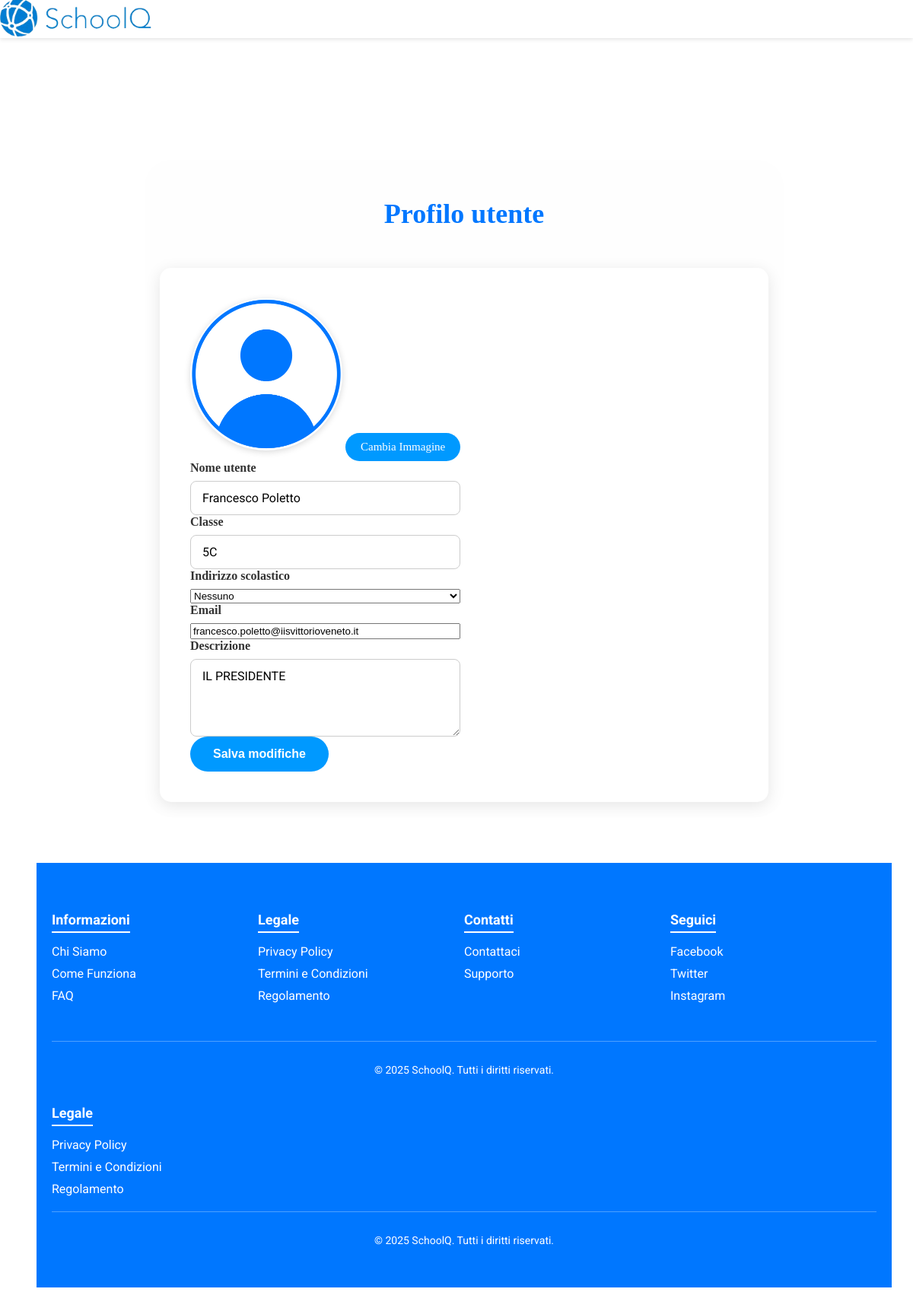
The page /php_front/profilo.php?success=1 (signed in) on the database its author committed.
### tables this page shows
CREATE TABLE `utenti` (
  `userID` int(11) NOT NULL,
  `nome` varchar(30) NOT NULL,
  `cognome` varchar(30) NOT NULL,
  `classe` varchar(4) NOT NULL,
  `indirizzo` enum('nessuno','elettrotecnica','informatica') NOT NULL DEFAULT 'nessuno',
  `bio` varchar(500) DEFAULT NULL,
  `immagine` varchar(100) NOT NULL DEFAULT 'default.png',
  `email` varchar(100) NOT NULL,
  `password` varchar(100) NOT NULL,
  `privilegio` enum('USER','MODER','ADMIN') NOT NULL DEFAULT 'USER'
);

### php_front/profilo.php (the view, shortened to what this page needs)
<?php
require_once "../php/connection.php";
$id_utente = $_SESSION["userID"];
$stmt = $conn->prepare("SELECT * FROM utenti WHERE userID = ?");
$stmt->bind_param("i", $id_utente);
$stmt->execute();
$dati = $stmt->get_result()->fetch_assoc();
?>
<!DOCTYPE html>
<html lang="it">
<head>
  <link rel="stylesheet" href="../CSS/menuCSS.css">
  <link rel="stylesheet" href="../CSS/profiloCSS.css">
</head>
<body>
<header class="top-navbar">
  <div class="nav-container">
    <div class="logo">
      <img src="../Immagini/mondo01.png" alt="SchoolQ Logo">
    </div>
  </div>
</header>
<div id="main-content" class="main-content">
  <div class="profile-container">
    <h2>Profilo utente</h2>
    <div class="profile-card">
      <form method="post" action="../php/editProfilo.php" enctype="multipart/form-data">
        <div class="profile-image">
          <img src="<?= $dati["immagine"] ? "../imgprofilo/" . $dati["immagine"] : "../Immagini/default-profile.png" ?>"
               alt="Immagine Profilo" id="profilePic">
          <label for="profileImageInput" class="custom-file-label">Cambia Immagine</label>
        </div>
        <div class="profile-details">
          <div class="form-group">
            <label for="username">Nome utente</label>
            <input type="text" id="username" name="username" value="<?= htmlspecialchars($dati["nome"] . " " . $dati["cognome"]) ?>" readonly>
          </div>
          <div class="form-group">
            <label for="class">Classe</label>
            <input type="text" id="class" name="classe" value="<?= htmlspecialchars($dati["classe"]) ?>" required>
          </div>
          <div class="form-group">
            <label for="schoolAddress">Indirizzo scolastico</label>
            <select id="schoolAddress" name="schoolAddress" required>
              <option value="nessuno" <?= $dati["indirizzo"] == "nessuno" ? "selected" : "" ?>>Nessuno</option>
            </select>
          </div>
          <div class="form-group">
            <label for="email">Email</label>
            <input type="email" id="email" name="email" value="<?= htmlspecialchars($dati["email"]) ?>" readonly>
          </div>
          <div class="form-group">
            <label for="bio">Descrizione</label>
            <textarea id="bio" name="bio" rows="4" placeholder="Dicci qualcosa di te"><?= htmlspecialchars($dati["bio"]) ?></textarea>
          </div>
        </div>
        <div class="form-group">
          <button type="submit" class="button">Salva modifiche</button>
        </div>
      </form>
    </div>
  </div>
  <footer class="footer">
    <div class="footer-container">
      <div class="footer-section">
        <h4>Informazioni</h4>
        <ul>
          <li><a href="../fileFooter/chisiamo.html">Chi Siamo</a></li>
          <li><a href="../fileFooter/comefunziona.html">Come Funziona</a></li>
          <li><a href="faq.html">FAQ</a></li>
        </ul>
      </div>
      <div class="footer-section">
        <h4>Legale</h4>
        <ul>
          <li><a href="privacy.html">Privacy Policy</a></li>
          <li><a href="termini.html">Termini e Condizioni</a></li>
          <li><a href="regolamento.html">Regolamento</a></li>
        </ul>
      </div>
      <div class="footer-section">
        <h4>Contatti</h4>
        <ul>
          <li><a href="contact.html">Contattaci</a></li>
          <li><a href="supporto.html">Supporto</a></li>
        </ul>
      </div>
      <div class="footer-section">
        <h4>Seguici</h4>
        <ul>
          <li><a href="https://facebook.com/tuoforum" target="_blank">Facebook</a></li>
          <li><a href="https://twitter.com/tuoforum" target="_blank">Twitter</a></li>
          <li><a href="https://instagram.com/tuoforum" target="_blank">Instagram</a></li>
        </ul>
      </div>
      <div class="footer-bottom">
        <p>&copy; 2025 SchoolQ. Tutti i diritti riservati.</p>
      </div>
    </div>
    <div class="footer-section">
      <h4>Legale</h4>
      <ul>
        <li><a href="privacy.html">Privacy Policy</a></li>
        <li><a href="termini.html">Termini e Condizioni</a></li>
        <li><a href="regolamento.html">Regolamento</a></li>
      </ul>
    </div>
    <div class="footer-bottom">
      <p>&copy; 2025 SchoolQ. Tutti i diritti riservati.</p>
    </div>
  </div>
</body>
</html>

### CSS/menuCSS.css (style rules this page uses)
.top-navbar { position: fixed; position: fixed; top: 0; left: 0; width: 100%; background-color: #ffffff; width: 100%; background-color: #fff; box-shadow: 0 2px 5px rgba(0,0,0,0.1); }
.nav-container { display: flex; align-items: center; max-height: 50px; }
.nav-container .logo img { max-height: 50px; margin-right: 1200px; }
.main-content { margin-top: 70px; padding: 20px; transition: margin-left 0.3s ease; margin-left: 20px; }
.footer { background-color: #0077ff; color: #fff; padding: 40px 20px; font-family: 'Roboto', sans-serif; }
.footer-container { max-width: 1200px; margin: 0 auto; display: flex; flex-wrap: wrap; justify-content: space-between; }
.footer-section { flex: 1; min-width: 200px; margin-bottom: 20px; }
.footer-section h4 { font-size: 18px; margin-bottom: 15px; border-bottom: 2px solid #fff; display: inline-block; padding-bottom: 5px; }
.footer-section ul { list-style: none; padding: 0; margin: 0; }
.footer-section ul li { margin-bottom: 10px; }
.footer-section ul li a { text-decoration: none; color: #fff; transition: color 0.3s ease; }
.footer-bottom { width: 100%; text-align: center; border-top: 1px solid rgba(255, 255, 255, 0.3); padding-top: 15px; margin-top: 20px; font-size: 14px; }

### CSS/profiloCSS.css (style rules this page uses)
.profile-container { max-width: 800px; margin: 120px auto 60px; padding: 20px; background-color: #fefefe; border-radius: 35px; }
.profile-container h2 { text-align: center; margin-bottom: 50px; color: #0077ff; font-size: 36px; font-weight: 700; }
.profile-card { background: #fff; border-radius: 15px; box-shadow: 0 4px 20px rgba(0, 0, 0, 0.1); display: flex; flex-wrap: wrap; padding: 40px; gap: 40px; align-items: center; }
.profile-image { flex: 1; min-width: 250px; text-align: center; position: relative; }
.profile-image img { width: 200px; height: 200px; object-fit: cover; border-radius: 50%; box-shadow: 0 2px 8px rgba(0,0,0,0.15); }
.custom-file-label { margin-top: 15px; display: inline-block; background-color: #0099ff; color: #fff; padding: 10px 20px; border-radius: 25px; cursor: pointer; font-size: 15px; font-weight: 500; transition: background-color 0.3s ease; }
.profile-details { flex: 2; min-width: 300px; }
.form-group { display: flex; flex-direction: column; }
.form-group label { font-size: 16px; font-weight: 600; color: #333; margin-bottom: 8px; }
.form-group input[type="text"], .form-group textarea { font-size: 16px; padding: 12px 15px; border: 1px solid #ccc; border-radius: 8px; outline: none; transition: border 0.3s ease; font-family: 'Roboto', sans-serif; }
.form-group textarea { resize: vertical; }
.form-group button { background-color: #0099ff; color: #fff; padding: 14px 30px; border: none; border-radius: 30px; font-size: 16px; cursor: pointer; font-weight: 600; transition: background-color 0.3s ease; align-self: flex-start; }

### rows shown on the page
utenti: immagine (placeholder picture), username "Francesco Poletto", classe "5C", schoolAddress "Nessuno", email "francesco.poletto@iisvittorioveneto.it", bio "IL PRESIDENTE"
